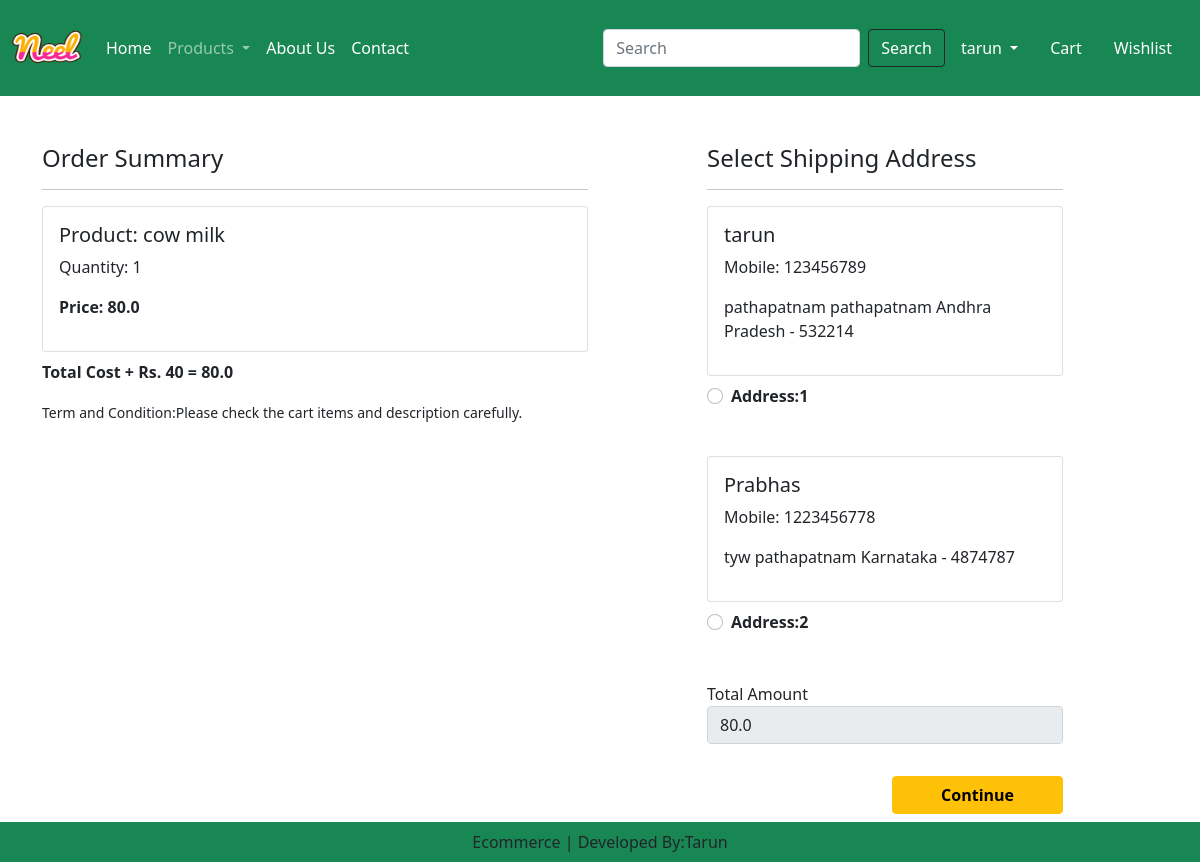
Screenshot of /checkout/ (signed in) with the database file from the repository.
### app/models.py (models this page shows, shortened)
class Cart(models.Model):
    user=models.ForeignKey(User,on_delete=models.CASCADE)
    product=models.ForeignKey(Product,on_delete=models.CASCADE)
    quantity=models.PositiveIntegerField(default=1)

class Product(models.Model):
    title=models.CharField(max_length=100)
    selling_price=models.FloatField()
    discount_price=models.FloatField()
    description=models.TextField()
    composition=models.TextField(default='')
    prodapp=models.TextField(default='')
    category=models.CharField(choices=category_choices,max_length=10)
    product_image=models.ImageField(upload_to='products')

### accounts/models.py (models this page shows)
class Customer(models.Model):
    user=models.ForeignKey(User,on_delete=models.CASCADE)
    name=models.CharField(max_length=100)
    locality=models.CharField(max_length=100)
    mobile_no=models.CharField(max_length=100)
    city=models.CharField(max_length=100)
    state=models.CharField(choices=STATE_CHOICES,max_length=50)
    pincode=models.IntegerField()

### app/views.py (the view)
# urls.py: path('checkout/',views.checkout,name='checkout'),
@login_required(login_url='customer_login')
def checkout(request):
    user=request.user
    add=Customer.objects.filter(user=user)
    cart_items=Cart.objects.filter(user=user)
    amount=0
    totalamount=0
    shipping_amount=0
    if cart_items:
        for p in cart_items:
            tempamount=p.product.discount_price*p.quantity
            amount+=tempamount
    totalamount=amount+shipping_amount
    return render(request,'app/checkout.html',{'add':add,'cart_items':cart_items,'amount':amount,'totalamount':totalamount})

### app/templates/app/checkout.html (shortened to what this page needs)
{% extends 'app/base.html' %}
{% load static %}
{% block main-content %}
<div class="container my-5">
    <div class="row">
        {% if cart_items %}
        <div class="col-sm-6">
            <h4>Order Summary</h4>
            <hr>
            {% for item in cart_items %}
            <div class="card mb-2">
                <div class="card-body">
                    <h5>Product: {{item.product.title}}</h5>
                    <p>Quantity: {{item.quantity}}</p>
                    <p class="fw-bold">Price: {{item.product.discount_price}}</p>
                </div>
            </div>
            {% endfor %}
            <p class="fw-bold">Total Cost + Rs. 40 = {{totalamount}}</p>
            <small>Term and Condition:Please check the cart items and description carefully.</small>
        </div>
        <div class="col-sm-4 offset-sm-1">
            <h4>Select Shipping Address</h4>
            <hr>
            <form action="{% url 'payment_gateway' %}" id="myform">
                {% for ad in add %}
                <div class="card mb-2">
                    <div class="card-body">
                        <h5>{{ad.name}}</h5>
                        <p>Mobile: {{ad.mobile_no}}</p>
                        <p>{{ad.locality}} {{ad.city}} {{ad.state}} - {{ad.pincode}}</p>
                    </div>
                </div>
                <div class="form-check mt-2 mb-5">
                    <input class="form-check-input" type="radio" name="custid" id="ad{{forloop.counter}}"
                        value="{{ad.id}}" required>
                    <label class="form-check-label fw-bold" for="ad{{forloop.counter}}">
                        Address:{{forloop.counter}}
                    </label>
                </div>
                {% endfor %}
                <div class="form-group mb-3">
                    <label for="totalamount">Total Amount</label>
                    <input type="number" class="form-control" name="totalamount" value="{{totalamount}}" readonly>
                </div>
                <div class="text-end">
                    <button type="submit" class="btn btn-warning mt-3 px-5 fw-bold">Continue</button>
                </div>
            </form>
        </div>
        {% else %}
            <div class="col-12 text-center py-5">
                <h4>Your Cart is empty!</h4>
                <p>Add fresh dairy items here.</p>
                <a href="{% url 'home' %}" class="btn btn-warning">Go Shopping</a>
            </div>
        {% endif %}
    </div>
</div>
{% endblock main-content %}

### app/templates/app/base.html (shortened to what this page needs)
<!DOCTYPE html>
{% load static %}
<html lang="en">
<head>
    <link href="https://cdn.jsdelivr.net/npm/bootstrap@5.0.2/dist/css/bootstrap.min.css" rel="stylesheet">
    <link rel="stylesheet" href="{% static 'app/css/all.min.css' %}">
    <link rel="stylesheet" href="{% static 'app/css/owl.carousel.min.css' %}">
    <link rel="stylesheet" href="{% static 'app/css/style.css' %}">
    <link rel="stylesheet" href="https://cdnjs.cloudflare.com/ajax/libs/font-awesome/6.0.0/css/all.min.css">
</head>
<body>
        <nav class="navbar navbar-expand-lg navbar-dark bg-success">
        <div class="container-fluid">
            <a class="navbar-brand" href="{% url 'home' %}">
                <img src="{% static 'app/images/Neel.png'%}" width="70" height="70" alt="">
            </a>
            <div class="collapse navbar-collapse" id="navbarSupportedContent">
            <ul class="navbar-nav me-auto mb-2 mb-lg-0">
                <li class="nav-item">
                    <a class="nav-link active" aria-current="page" href="{% url 'home' %}">Home</a>
                </li>
                <li class="nav-item dropdown">
                    <a class="nav-link dropdown-toggle" href="#" role="button" data-bs-toggle="dropdown" aria-expanded="false">
                    Products
                    </a>
                </li>
                <li class="nav-item">
                    <a class="nav-link text-white" href="{% url 'about' %}">About Us</a>
                </li>
                <li class="nav-item">
                    <a class="nav-link text-white" href="{% url 'contact' %}">Contact</a>
                </li>
            </ul>
            <form class="d-flex" role="search" action="{% url 'search' %}">
                <input class="form-control me-2" type="search" name="search" placeholder="Search" aria-label="Search" required />
                <button class="btn btn-outline-dark text-white" type="submit">Search</button>
            </form>
            </div>
            <ul class="navbar-nav me-auto mb-2 mb-lg-0">
                {% if request.user.is_authenticated %}
                <li class="nav-item dropdown mx-2">
                     <a class="nav-link dropdown-toggle text-white" href="#" id="profileDropDown" role="button" data-bs-toggle="dropdown" aria-expanded="false">
                        {% if request.user.is_authenticated %}{{request.user}}{% else %}user{% endif %}
                    </a>
                </li>
                <li class="nav-item mx-2">
                    <a class="nav-link text-white" href="{% url 'show_cart' %}">Cart </a>
                </li>
                <li class="nav-item mx-2">
                    <a class="nav-link text-white" href="{% url 'show_wishlist' %}">Wishlist </a>
                </li>
                {% endif %}
            </ul>
        </div>
        </nav>
    {% block main-content %}{% endblock main-content %}
    <footer class="container-fluid fixed-bottom text-center bg-success p-2 mt-5">
        Ecommerce | Developed By:Tarun
    </footer>
</body>
</html>

### app/static/app/css/style.css (style rules this page uses)
a { text-decoration: none; }

### rows the page displays
Cart: product "cow milk", quantity "1", product.discount_price "80.0"
Customer: name "tarun", mobile_no "123456789", locality "pathapatnam", city "pathapatnam", state "Andhra Pradesh", pincode "532214"
Customer: name "Prabhas", mobile_no "1223456778", locality "tyw", city "pathapatnam", state "Karnataka", pincode "4874787"

### other values shown
{{ request.user }} "tarun"
{{ totalamount }} "80.0"
